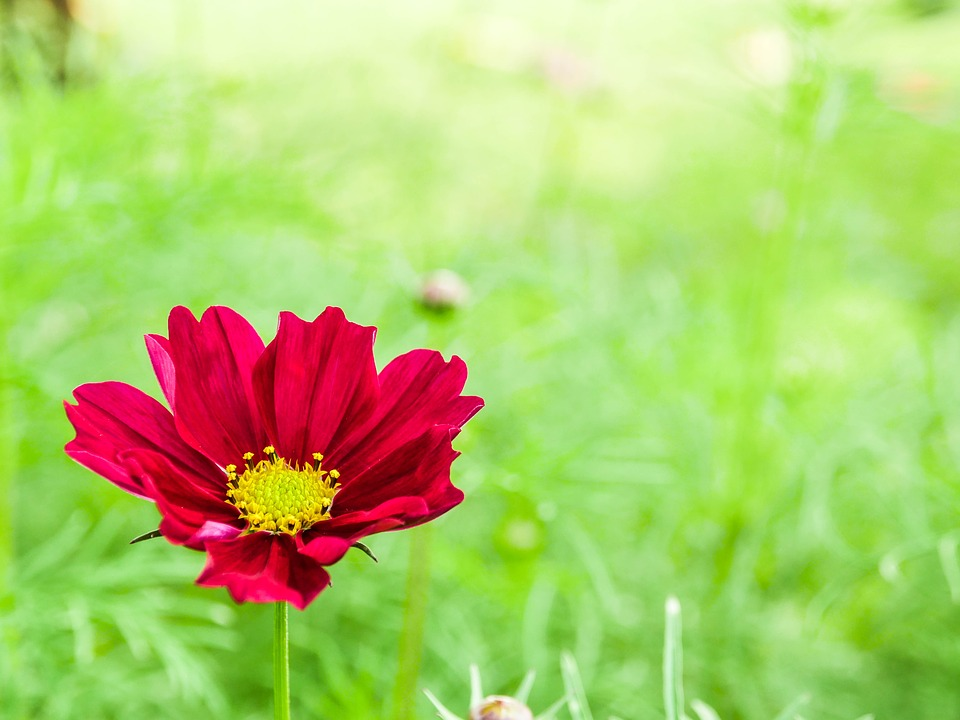
#> input picture Year 02 - 02/Computer Vision/Mid/Work/12_22_2023_Assignment02_ImageTransformation/flower.jpg, 960 x 720 px
$ jupyter execute 'Lecture 03.ipynb'
#> lines starting #> are read from the running program, lines starting #| are printed output that depends on the picture
#### ***Lecture 03***  | Image Transformation

[cell 1]
import cv2
from matplotlib import pyplot as plt
import numpy as np

[cell 2]
# Load Image
img = cv2.imread('flower.jpg')
#> img is the input picture: shape (720, 960, 3); mean B, G, R 108.1, 201.5, 174.9

y, x, color = img.shape
#> y = 720; x = 960; color = 3
img_size = (x, y)
#> img_size = (960, 720)

plt.imshow(img)

[cell 3]
### --- Scaling ---

# Create matrix:    [scale   0    0 ]
#                   [  0   scale  0 ]
M1 = np.float32([[0.5, 0, 0],
                [0, 0.5, 0]])

img_M1 = cv2.warpAffine(img, M1, img_size)
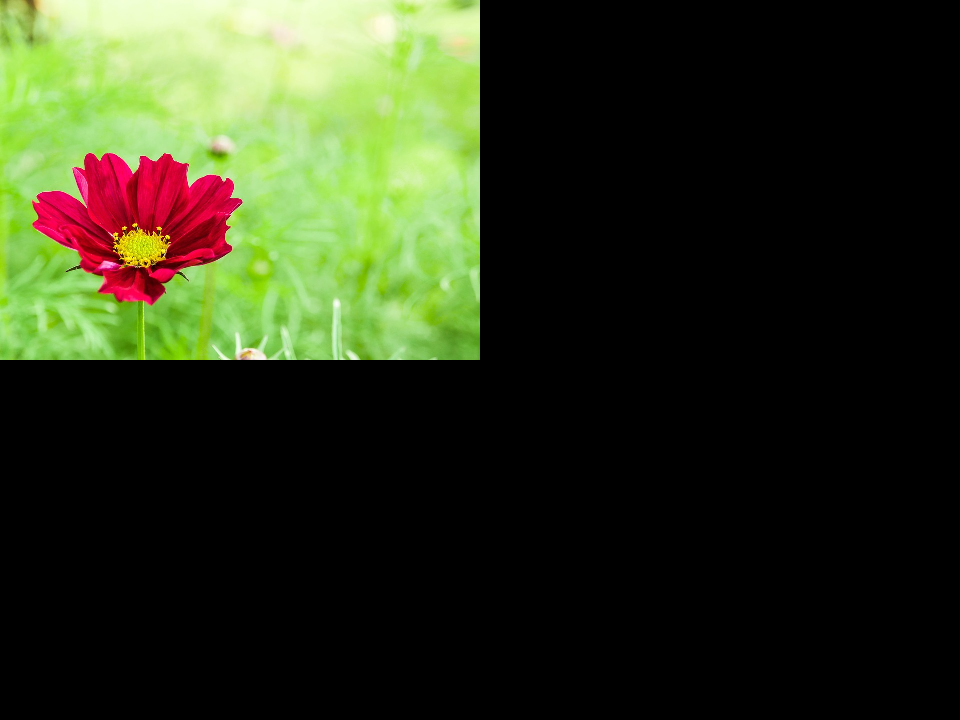
#> img_M1: shape (720, 960, 3); mean B, G, R 27, 50.4, 43.7
plt.imshow(img_M1)

[cell 4]
### --- Transition ---

# Create matrix:    [1 0 x]
#                   [0 1 y]
M1 = np.float32([[1, 0, 120], [0, 1, 100]])

img_M1 = cv2.warpAffine(img, M1, img_size)
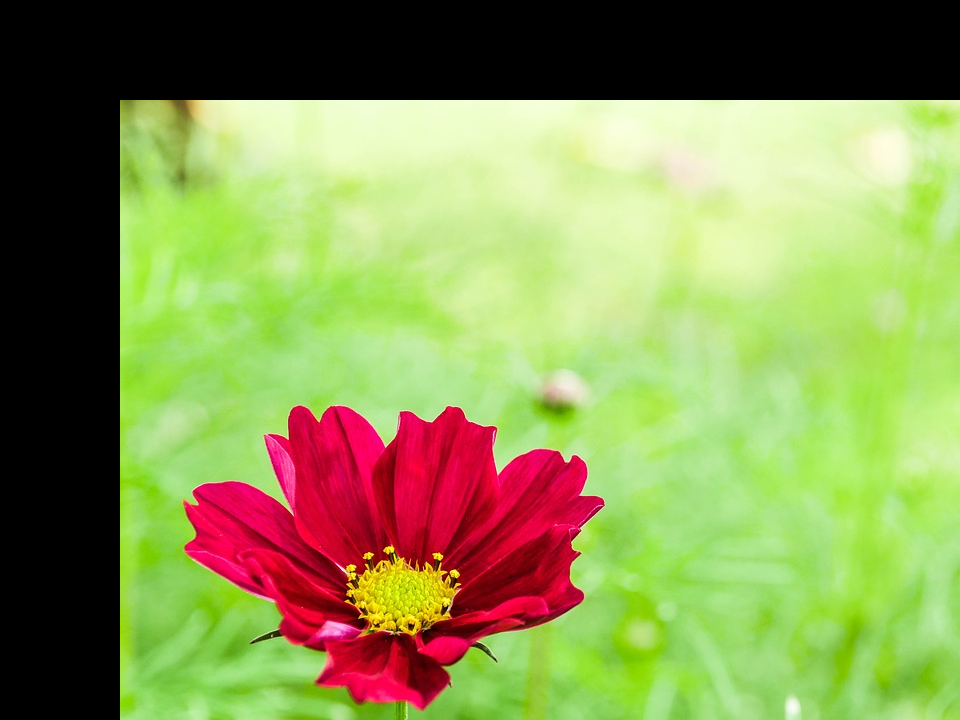
#> img_M1: shape (720, 960, 3); mean B, G, R 84.2, 149.2, 137.5

plt.imshow(img_M1)

[cell 5]
### --- Rotation ---
# Use "getRotationMatrix2D()" to generate transformation matrix
# > params : cord, angle, size
#   - cord: rotation point
#   - angle: rotation angle
#   - size: size factor
M1 = cv2.getRotationMatrix2D((x/2, y/2), 90, 0.5)
print(M1)
#| [[ 3.061617e-17  5.000000e-01  3.000000e+02]
#|  [-5.000000e-01  3.061617e-17  6.000000e+02]]

img_M1 = cv2.warpAffine(img, M1, img_size)
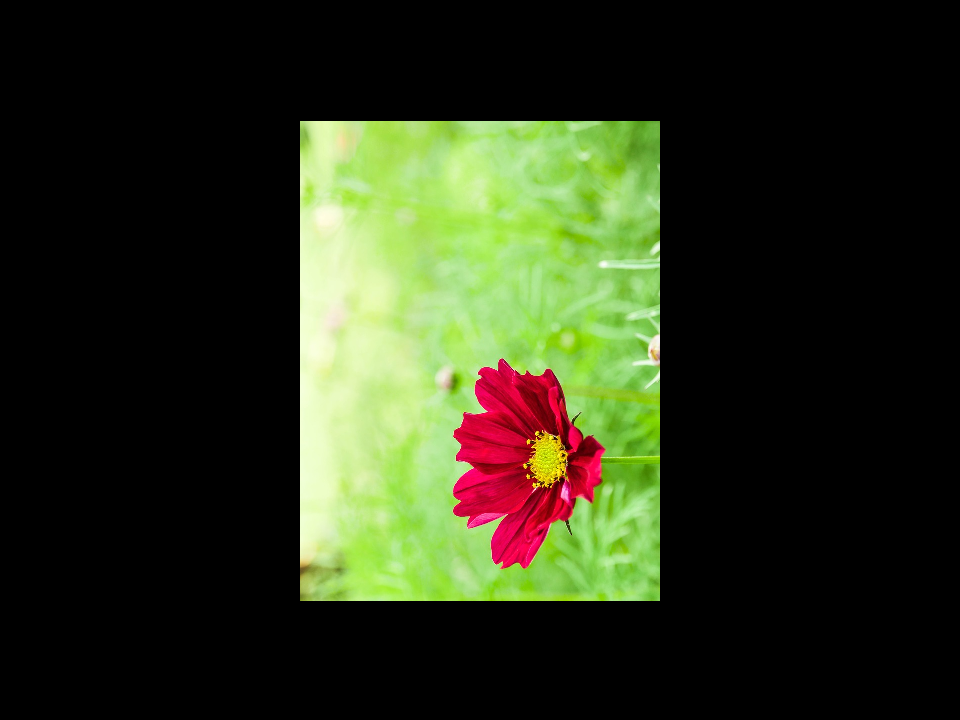
#> img_M1: shape (720, 960, 3); mean B, G, R 27, 50.4, 43.7

plt.imshow(img_M1)

[cell 6]
### --- Shear ---

# Create matrix:   [   1   shr_x   0 ]
#                  [ shr_y   1     0 ]
M1 = np.float32([[1, 0.6, 0],
                [0, 1, 0]])

img_M1 = cv2.warpAffine(img, M1, img_size)
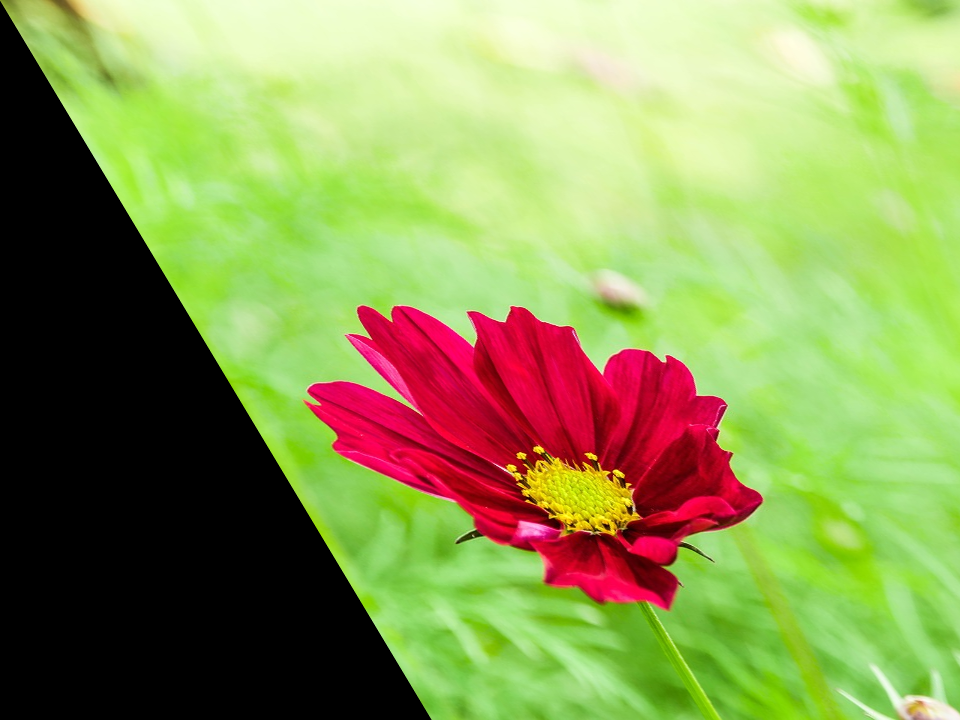
#> img_M1: shape (720, 960, 3); mean B, G, R 85.2, 152.6, 139.3

plt.imshow(img_M1)
